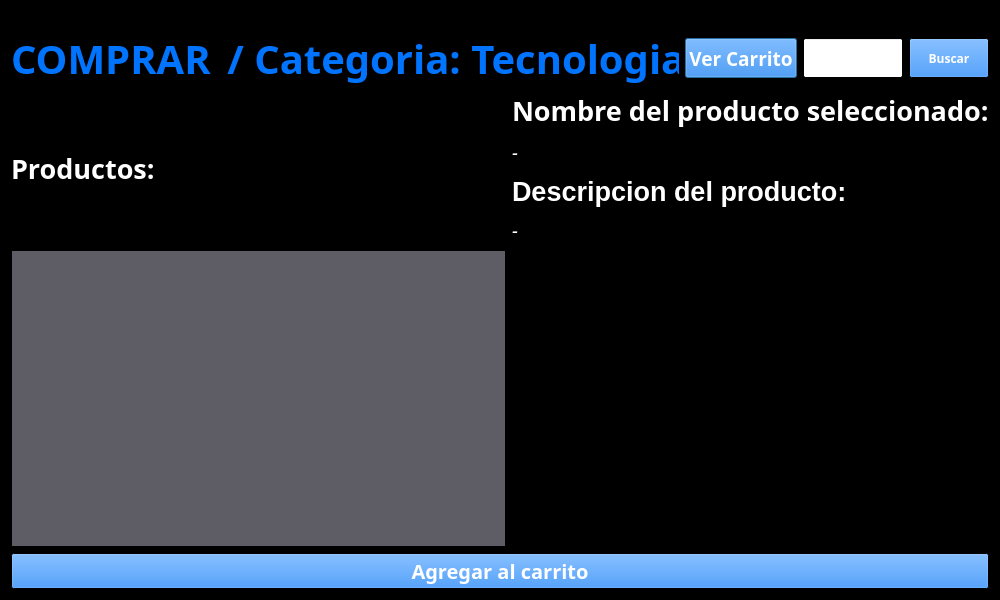
<?xml version="1.0" encoding="UTF-8"?>
<ui version="4.0">
 <class>tecnologia</class>
 <widget class="QDialog" name="tecnologia">
  <property name="geometry">
   <rect>
    <x>0</x>
    <y>0</y>
    <width>1000</width>
    <height>600</height>
   </rect>
  </property>
  <property name="minimumSize">
   <size>
    <width>1000</width>
    <height>600</height>
   </size>
  </property>
  <property name="maximumSize">
   <size>
    <width>1000</width>
    <height>600</height>
   </size>
  </property>
  <property name="palette">
   <palette>
    <active>
     <colorrole role="Base">
      <brush brushstyle="SolidPattern">
       <color alpha="255">
        <red>255</red>
        <green>255</green>
        <blue>255</blue>
       </color>
      </brush>
     </colorrole>
     <colorrole role="Window">
      <brush brushstyle="SolidPattern">
       <color alpha="255">
        <red>0</red>
        <green>0</green>
        <blue>0</blue>
       </color>
      </brush>
     </colorrole>
    </active>
    <inactive>
     <colorrole role="Base">
      <brush brushstyle="SolidPattern">
       <color alpha="255">
        <red>255</red>
        <green>255</green>
        <blue>255</blue>
       </color>
      </brush>
     </colorrole>
     <colorrole role="Window">
      <brush brushstyle="SolidPattern">
       <color alpha="255">
        <red>0</red>
        <green>0</green>
        <blue>0</blue>
       </color>
      </brush>
     </colorrole>
    </inactive>
    <disabled>
     <colorrole role="Base">
      <brush brushstyle="SolidPattern">
       <color alpha="255">
        <red>0</red>
        <green>0</green>
        <blue>0</blue>
       </color>
      </brush>
     </colorrole>
     <colorrole role="Window">
      <brush brushstyle="SolidPattern">
       <color alpha="255">
        <red>0</red>
        <green>0</green>
        <blue>0</blue>
       </color>
      </brush>
     </colorrole>
    </disabled>
   </palette>
  </property>
  <property name="windowTitle">
   <string>Ventana Terciaria</string>
  </property>
  <layout class="QVBoxLayout" name="verticalLayout">
   <item>
    <widget class="QLabel" name="label_3">
     <property name="text">
      <string>TextLabel</string>
     </property>
    </widget>
   </item>
   <item>
    <layout class="QVBoxLayout" name="verticalLayout_4">
     <item>
      <layout class="QHBoxLayout" name="horizontalLayout">
       <item>
        <widget class="QLabel" name="lVENDER">
         <property name="maximumSize">
          <size>
           <width>200</width>
           <height>16777215</height>
          </size>
         </property>
         <property name="palette">
          <palette>
           <active>
            <colorrole role="WindowText">
             <brush brushstyle="SolidPattern">
              <color alpha="255">
               <red>0</red>
               <green>116</green>
               <blue>255</blue>
              </color>
             </brush>
            </colorrole>
           </active>
           <inactive>
            <colorrole role="WindowText">
             <brush brushstyle="SolidPattern">
              <color alpha="255">
               <red>0</red>
               <green>116</green>
               <blue>255</blue>
              </color>
             </brush>
            </colorrole>
           </inactive>
           <disabled>
            <colorrole role="WindowText">
             <brush brushstyle="SolidPattern">
              <color alpha="255">
               <red>190</red>
               <green>190</green>
               <blue>190</blue>
              </color>
             </brush>
            </colorrole>
           </disabled>
          </palette>
         </property>
         <property name="font">
          <font>
           <family>San Francisco Display</family>
           <pointsize>30</pointsize>
           <weight>75</weight>
           <bold>true</bold>
          </font>
         </property>
         <property name="text">
          <string>COMPRAR</string>
         </property>
        </widget>
       </item>
       <item>
        <widget class="QLabel" name="label_2">
         <property name="palette">
          <palette>
           <active>
            <colorrole role="WindowText">
             <brush brushstyle="SolidPattern">
              <color alpha="255">
               <red>0</red>
               <green>116</green>
               <blue>255</blue>
              </color>
             </brush>
            </colorrole>
           </active>
           <inactive>
            <colorrole role="WindowText">
             <brush brushstyle="SolidPattern">
              <color alpha="255">
               <red>0</red>
               <green>116</green>
               <blue>255</blue>
              </color>
             </brush>
            </colorrole>
           </inactive>
           <disabled>
            <colorrole role="WindowText">
             <brush brushstyle="SolidPattern">
              <color alpha="255">
               <red>190</red>
               <green>190</green>
               <blue>190</blue>
              </color>
             </brush>
            </colorrole>
           </disabled>
          </palette>
         </property>
         <property name="font">
          <font>
           <family>San Francisco Display</family>
           <pointsize>30</pointsize>
           <weight>75</weight>
           <bold>true</bold>
          </font>
         </property>
         <property name="text">
          <string> / Categoria: Tecnologia</string>
         </property>
        </widget>
       </item>
       <item>
        <widget class="QPushButton" name="pVerCarrito">
         <property name="maximumSize">
          <size>
           <width>170</width>
           <height>40</height>
          </size>
         </property>
         <property name="palette">
          <palette>
           <active>
            <colorrole role="Button">
             <brush brushstyle="SolidPattern">
              <color alpha="255">
               <red>0</red>
               <green>116</green>
               <blue>255</blue>
              </color>
             </brush>
            </colorrole>
            <colorrole role="ButtonText">
             <brush brushstyle="SolidPattern">
              <color alpha="255">
               <red>255</red>
               <green>255</green>
               <blue>255</blue>
              </color>
             </brush>
            </colorrole>
           </active>
           <inactive>
            <colorrole role="Button">
             <brush brushstyle="SolidPattern">
              <color alpha="255">
               <red>0</red>
               <green>116</green>
               <blue>255</blue>
              </color>
             </brush>
            </colorrole>
            <colorrole role="ButtonText">
             <brush brushstyle="SolidPattern">
              <color alpha="255">
               <red>255</red>
               <green>255</green>
               <blue>255</blue>
              </color>
             </brush>
            </colorrole>
           </inactive>
           <disabled>
            <colorrole role="Button">
             <brush brushstyle="SolidPattern">
              <color alpha="255">
               <red>0</red>
               <green>116</green>
               <blue>255</blue>
              </color>
             </brush>
            </colorrole>
            <colorrole role="ButtonText">
             <brush brushstyle="SolidPattern">
              <color alpha="255">
               <red>190</red>
               <green>190</green>
               <blue>190</blue>
              </color>
             </brush>
            </colorrole>
           </disabled>
          </palette>
         </property>
         <property name="font">
          <font>
           <family>San Francisco Display</family>
           <pointsize>14</pointsize>
           <weight>75</weight>
           <bold>true</bold>
          </font>
         </property>
         <property name="text">
          <string>Ver Carrito</string>
         </property>
         <property name="icon">
          <iconset theme="boton.jpg"/>
         </property>
        </widget>
       </item>
       <item>
        <widget class="QLineEdit" name="lBuscar">
         <property name="minimumSize">
          <size>
           <width>100</width>
           <height>0</height>
          </size>
         </property>
         <property name="maximumSize">
          <size>
           <width>200</width>
           <height>40</height>
          </size>
         </property>
        </widget>
       </item>
       <item>
        <widget class="QPushButton" name="pBuscar">
         <property name="maximumSize">
          <size>
           <width>80</width>
           <height>40</height>
          </size>
         </property>
         <property name="palette">
          <palette>
           <active>
            <colorrole role="Button">
             <brush brushstyle="SolidPattern">
              <color alpha="255">
               <red>0</red>
               <green>116</green>
               <blue>255</blue>
              </color>
             </brush>
            </colorrole>
            <colorrole role="ButtonText">
             <brush brushstyle="SolidPattern">
              <color alpha="255">
               <red>255</red>
               <green>255</green>
               <blue>255</blue>
              </color>
             </brush>
            </colorrole>
            <colorrole role="Highlight">
             <brush brushstyle="SolidPattern">
              <color alpha="255">
               <red>0</red>
               <green>116</green>
               <blue>255</blue>
              </color>
             </brush>
            </colorrole>
           </active>
           <inactive>
            <colorrole role="Button">
             <brush brushstyle="SolidPattern">
              <color alpha="255">
               <red>0</red>
               <green>116</green>
               <blue>255</blue>
              </color>
             </brush>
            </colorrole>
            <colorrole role="ButtonText">
             <brush brushstyle="SolidPattern">
              <color alpha="255">
               <red>255</red>
               <green>255</green>
               <blue>255</blue>
              </color>
             </brush>
            </colorrole>
            <colorrole role="Highlight">
             <brush brushstyle="SolidPattern">
              <color alpha="255">
               <red>0</red>
               <green>116</green>
               <blue>255</blue>
              </color>
             </brush>
            </colorrole>
           </inactive>
           <disabled>
            <colorrole role="Button">
             <brush brushstyle="SolidPattern">
              <color alpha="255">
               <red>0</red>
               <green>116</green>
               <blue>255</blue>
              </color>
             </brush>
            </colorrole>
            <colorrole role="ButtonText">
             <brush brushstyle="SolidPattern">
              <color alpha="255">
               <red>190</red>
               <green>190</green>
               <blue>190</blue>
              </color>
             </brush>
            </colorrole>
            <colorrole role="Highlight">
             <brush brushstyle="SolidPattern">
              <color alpha="255">
               <red>145</red>
               <green>145</green>
               <blue>145</blue>
              </color>
             </brush>
            </colorrole>
           </disabled>
          </palette>
         </property>
         <property name="font">
          <font>
           <family>San Francisco Display</family>
           <weight>75</weight>
           <bold>true</bold>
          </font>
         </property>
         <property name="text">
          <string>Buscar</string>
         </property>
        </widget>
       </item>
      </layout>
     </item>
    </layout>
   </item>
   <item>
    <layout class="QGridLayout" name="gridLayout">
     <item row="1" column="0">
      <widget class="QListView" name="listView">
       <property name="palette">
        <palette>
         <active>
          <colorrole role="WindowText">
           <brush brushstyle="SolidPattern">
            <color alpha="255">
             <red>255</red>
             <green>255</green>
             <blue>255</blue>
            </color>
           </brush>
          </colorrole>
          <colorrole role="Button">
           <brush brushstyle="SolidPattern">
            <color alpha="255">
             <red>154</red>
             <green>153</green>
             <blue>150</blue>
            </color>
           </brush>
          </colorrole>
          <colorrole role="Light">
           <brush brushstyle="SolidPattern">
            <color alpha="255">
             <red>154</red>
             <green>153</green>
             <blue>150</blue>
            </color>
           </brush>
          </colorrole>
          <colorrole role="Text">
           <brush brushstyle="SolidPattern">
            <color alpha="255">
             <red>255</red>
             <green>255</green>
             <blue>255</blue>
            </color>
           </brush>
          </colorrole>
          <colorrole role="BrightText">
           <brush brushstyle="SolidPattern">
            <color alpha="255">
             <red>255</red>
             <green>255</green>
             <blue>255</blue>
            </color>
           </brush>
          </colorrole>
          <colorrole role="ButtonText">
           <brush brushstyle="SolidPattern">
            <color alpha="255">
             <red>255</red>
             <green>255</green>
             <blue>255</blue>
            </color>
           </brush>
          </colorrole>
          <colorrole role="Base">
           <brush brushstyle="SolidPattern">
            <color alpha="255">
             <red>94</red>
             <green>92</green>
             <blue>100</blue>
            </color>
           </brush>
          </colorrole>
          <colorrole role="Highlight">
           <brush brushstyle="SolidPattern">
            <color alpha="255">
             <red>0</red>
             <green>116</green>
             <blue>255</blue>
            </color>
           </brush>
          </colorrole>
          <colorrole role="ToolTipText">
           <brush brushstyle="SolidPattern">
            <color alpha="255">
             <red>255</red>
             <green>255</green>
             <blue>255</blue>
            </color>
           </brush>
          </colorrole>
          <colorrole role="PlaceholderText">
           <brush brushstyle="SolidPattern">
            <color alpha="128">
             <red>255</red>
             <green>255</green>
             <blue>255</blue>
            </color>
           </brush>
          </colorrole>
         </active>
         <inactive>
          <colorrole role="WindowText">
           <brush brushstyle="SolidPattern">
            <color alpha="255">
             <red>255</red>
             <green>255</green>
             <blue>255</blue>
            </color>
           </brush>
          </colorrole>
          <colorrole role="Button">
           <brush brushstyle="SolidPattern">
            <color alpha="255">
             <red>154</red>
             <green>153</green>
             <blue>150</blue>
            </color>
           </brush>
          </colorrole>
          <colorrole role="Light">
           <brush brushstyle="SolidPattern">
            <color alpha="255">
             <red>154</red>
             <green>153</green>
             <blue>150</blue>
            </color>
           </brush>
          </colorrole>
          <colorrole role="Text">
           <brush brushstyle="SolidPattern">
            <color alpha="255">
             <red>255</red>
             <green>255</green>
             <blue>255</blue>
            </color>
           </brush>
          </colorrole>
          <colorrole role="BrightText">
           <brush brushstyle="SolidPattern">
            <color alpha="255">
             <red>255</red>
             <green>255</green>
             <blue>255</blue>
            </color>
           </brush>
          </colorrole>
          <colorrole role="ButtonText">
           <brush brushstyle="SolidPattern">
            <color alpha="255">
             <red>255</red>
             <green>255</green>
             <blue>255</blue>
            </color>
           </brush>
          </colorrole>
          <colorrole role="Base">
           <brush brushstyle="SolidPattern">
            <color alpha="255">
             <red>94</red>
             <green>92</green>
             <blue>100</blue>
            </color>
           </brush>
          </colorrole>
          <colorrole role="Highlight">
           <brush brushstyle="SolidPattern">
            <color alpha="255">
             <red>0</red>
             <green>116</green>
             <blue>255</blue>
            </color>
           </brush>
          </colorrole>
          <colorrole role="ToolTipText">
           <brush brushstyle="SolidPattern">
            <color alpha="255">
             <red>255</red>
             <green>255</green>
             <blue>255</blue>
            </color>
           </brush>
          </colorrole>
          <colorrole role="PlaceholderText">
           <brush brushstyle="SolidPattern">
            <color alpha="128">
             <red>255</red>
             <green>255</green>
             <blue>255</blue>
            </color>
           </brush>
          </colorrole>
         </inactive>
         <disabled>
          <colorrole role="WindowText">
           <brush brushstyle="SolidPattern">
            <color alpha="255">
             <red>190</red>
             <green>190</green>
             <blue>190</blue>
            </color>
           </brush>
          </colorrole>
          <colorrole role="Button">
           <brush brushstyle="SolidPattern">
            <color alpha="255">
             <red>154</red>
             <green>153</green>
             <blue>150</blue>
            </color>
           </brush>
          </colorrole>
          <colorrole role="Light">
           <brush brushstyle="SolidPattern">
            <color alpha="255">
             <red>154</red>
             <green>153</green>
             <blue>150</blue>
            </color>
           </brush>
          </colorrole>
          <colorrole role="Text">
           <brush brushstyle="SolidPattern">
            <color alpha="255">
             <red>190</red>
             <green>190</green>
             <blue>190</blue>
            </color>
           </brush>
          </colorrole>
          <colorrole role="BrightText">
           <brush brushstyle="SolidPattern">
            <color alpha="255">
             <red>255</red>
             <green>255</green>
             <blue>255</blue>
            </color>
           </brush>
          </colorrole>
          <colorrole role="ButtonText">
           <brush brushstyle="SolidPattern">
            <color alpha="255">
             <red>190</red>
             <green>190</green>
             <blue>190</blue>
            </color>
           </brush>
          </colorrole>
          <colorrole role="Base">
           <brush brushstyle="SolidPattern">
            <color alpha="255">
             <red>0</red>
             <green>0</green>
             <blue>0</blue>
            </color>
           </brush>
          </colorrole>
          <colorrole role="Highlight">
           <brush brushstyle="SolidPattern">
            <color alpha="255">
             <red>145</red>
             <green>145</green>
             <blue>145</blue>
            </color>
           </brush>
          </colorrole>
          <colorrole role="ToolTipText">
           <brush brushstyle="SolidPattern">
            <color alpha="255">
             <red>255</red>
             <green>255</green>
             <blue>255</blue>
            </color>
           </brush>
          </colorrole>
          <colorrole role="PlaceholderText">
           <brush brushstyle="SolidPattern">
            <color alpha="128">
             <red>0</red>
             <green>0</green>
             <blue>0</blue>
            </color>
           </brush>
          </colorrole>
         </disabled>
        </palette>
       </property>
       <property name="font">
        <font>
         <pointsize>17</pointsize>
        </font>
       </property>
      </widget>
     </item>
     <item row="0" column="0">
      <widget class="QLabel" name="label">
       <property name="palette">
        <palette>
         <active>
          <colorrole role="WindowText">
           <brush brushstyle="SolidPattern">
            <color alpha="255">
             <red>255</red>
             <green>255</green>
             <blue>255</blue>
            </color>
           </brush>
          </colorrole>
         </active>
         <inactive>
          <colorrole role="WindowText">
           <brush brushstyle="SolidPattern">
            <color alpha="255">
             <red>255</red>
             <green>255</green>
             <blue>255</blue>
            </color>
           </brush>
          </colorrole>
         </inactive>
         <disabled>
          <colorrole role="WindowText">
           <brush brushstyle="SolidPattern">
            <color alpha="255">
             <red>190</red>
             <green>190</green>
             <blue>190</blue>
            </color>
           </brush>
          </colorrole>
         </disabled>
        </palette>
       </property>
       <property name="font">
        <font>
         <family>San Francisco Display</family>
         <pointsize>20</pointsize>
         <weight>75</weight>
         <bold>true</bold>
        </font>
       </property>
       <property name="text">
        <string>Productos:</string>
       </property>
      </widget>
     </item>
     <item row="0" column="1">
      <layout class="QVBoxLayout" name="verticalLayout_2" stretch="0,0,0,0">
       <property name="spacing">
        <number>10</number>
       </property>
       <property name="sizeConstraint">
        <enum>QLayout::SetDefaultConstraint</enum>
       </property>
       <item>
        <widget class="QLabel" name="NombreLabel">
         <property name="maximumSize">
          <size>
           <width>500</width>
           <height>16777215</height>
          </size>
         </property>
         <property name="baseSize">
          <size>
           <width>500</width>
           <height>0</height>
          </size>
         </property>
         <property name="palette">
          <palette>
           <active>
            <colorrole role="WindowText">
             <brush brushstyle="SolidPattern">
              <color alpha="255">
               <red>255</red>
               <green>255</green>
               <blue>255</blue>
              </color>
             </brush>
            </colorrole>
           </active>
           <inactive>
            <colorrole role="WindowText">
             <brush brushstyle="SolidPattern">
              <color alpha="255">
               <red>255</red>
               <green>255</green>
               <blue>255</blue>
              </color>
             </brush>
            </colorrole>
           </inactive>
           <disabled>
            <colorrole role="WindowText">
             <brush brushstyle="SolidPattern">
              <color alpha="255">
               <red>190</red>
               <green>190</green>
               <blue>190</blue>
              </color>
             </brush>
            </colorrole>
           </disabled>
          </palette>
         </property>
         <property name="font">
          <font>
           <family>San Francisco Display</family>
           <pointsize>20</pointsize>
           <weight>75</weight>
           <bold>true</bold>
          </font>
         </property>
         <property name="text">
          <string>Nombre del producto seleccionado:</string>
         </property>
        </widget>
       </item>
       <item>
        <widget class="QLabel" name="TextLabel1">
         <property name="maximumSize">
          <size>
           <width>500</width>
           <height>16777215</height>
          </size>
         </property>
         <property name="baseSize">
          <size>
           <width>500</width>
           <height>0</height>
          </size>
         </property>
         <property name="palette">
          <palette>
           <active>
            <colorrole role="WindowText">
             <brush brushstyle="SolidPattern">
              <color alpha="255">
               <red>255</red>
               <green>255</green>
               <blue>255</blue>
              </color>
             </brush>
            </colorrole>
           </active>
           <inactive>
            <colorrole role="WindowText">
             <brush brushstyle="SolidPattern">
              <color alpha="255">
               <red>255</red>
               <green>255</green>
               <blue>255</blue>
              </color>
             </brush>
            </colorrole>
           </inactive>
           <disabled>
            <colorrole role="WindowText">
             <brush brushstyle="SolidPattern">
              <color alpha="255">
               <red>190</red>
               <green>190</green>
               <blue>190</blue>
              </color>
             </brush>
            </colorrole>
           </disabled>
          </palette>
         </property>
         <property name="font">
          <font>
           <family>San Francisco Display</family>
           <pointsize>14</pointsize>
           <weight>50</weight>
           <italic>true</italic>
           <bold>false</bold>
          </font>
         </property>
         <property name="text">
          <string>-</string>
         </property>
        </widget>
       </item>
       <item>
        <widget class="QLabel" name="DescripcionLabel">
         <property name="maximumSize">
          <size>
           <width>500</width>
           <height>16777215</height>
          </size>
         </property>
         <property name="baseSize">
          <size>
           <width>500</width>
           <height>0</height>
          </size>
         </property>
         <property name="palette">
          <palette>
           <active>
            <colorrole role="WindowText">
             <brush brushstyle="SolidPattern">
              <color alpha="255">
               <red>255</red>
               <green>255</green>
               <blue>255</blue>
              </color>
             </brush>
            </colorrole>
           </active>
           <inactive>
            <colorrole role="WindowText">
             <brush brushstyle="SolidPattern">
              <color alpha="255">
               <red>255</red>
               <green>255</green>
               <blue>255</blue>
              </color>
             </brush>
            </colorrole>
           </inactive>
           <disabled>
            <colorrole role="WindowText">
             <brush brushstyle="SolidPattern">
              <color alpha="255">
               <red>190</red>
               <green>190</green>
               <blue>190</blue>
              </color>
             </brush>
            </colorrole>
           </disabled>
          </palette>
         </property>
         <property name="font">
          <font>
           <pointsize>20</pointsize>
           <weight>75</weight>
           <bold>true</bold>
          </font>
         </property>
         <property name="text">
          <string>Descripcion del producto:</string>
         </property>
        </widget>
       </item>
       <item>
        <widget class="QLabel" name="TextLabel2">
         <property name="maximumSize">
          <size>
           <width>500</width>
           <height>16777215</height>
          </size>
         </property>
         <property name="baseSize">
          <size>
           <width>500</width>
           <height>0</height>
          </size>
         </property>
         <property name="palette">
          <palette>
           <active>
            <colorrole role="WindowText">
             <brush brushstyle="SolidPattern">
              <color alpha="255">
               <red>255</red>
               <green>255</green>
               <blue>255</blue>
              </color>
             </brush>
            </colorrole>
           </active>
           <inactive>
            <colorrole role="WindowText">
             <brush brushstyle="SolidPattern">
              <color alpha="255">
               <red>255</red>
               <green>255</green>
               <blue>255</blue>
              </color>
             </brush>
            </colorrole>
           </inactive>
           <disabled>
            <colorrole role="WindowText">
             <brush brushstyle="SolidPattern">
              <color alpha="255">
               <red>190</red>
               <green>190</green>
               <blue>190</blue>
              </color>
             </brush>
            </colorrole>
           </disabled>
          </palette>
         </property>
         <property name="font">
          <font>
           <family>San Francisco Display</family>
           <pointsize>14</pointsize>
           <weight>50</weight>
           <italic>true</italic>
           <bold>false</bold>
          </font>
         </property>
         <property name="text">
          <string>-</string>
         </property>
        </widget>
       </item>
      </layout>
     </item>
    </layout>
   </item>
   <item>
    <widget class="QPushButton" name="pCarrito">
     <property name="maximumSize">
      <size>
       <width>16777215</width>
       <height>40</height>
      </size>
     </property>
     <property name="palette">
      <palette>
       <active>
        <colorrole role="Button">
         <brush brushstyle="SolidPattern">
          <color alpha="255">
           <red>0</red>
           <green>116</green>
           <blue>255</blue>
          </color>
         </brush>
        </colorrole>
        <colorrole role="ButtonText">
         <brush brushstyle="SolidPattern">
          <color alpha="255">
           <red>255</red>
           <green>255</green>
           <blue>255</blue>
          </color>
         </brush>
        </colorrole>
       </active>
       <inactive>
        <colorrole role="Button">
         <brush brushstyle="SolidPattern">
          <color alpha="255">
           <red>0</red>
           <green>116</green>
           <blue>255</blue>
          </color>
         </brush>
        </colorrole>
        <colorrole role="ButtonText">
         <brush brushstyle="SolidPattern">
          <color alpha="255">
           <red>255</red>
           <green>255</green>
           <blue>255</blue>
          </color>
         </brush>
        </colorrole>
       </inactive>
       <disabled>
        <colorrole role="Button">
         <brush brushstyle="SolidPattern">
          <color alpha="255">
           <red>0</red>
           <green>116</green>
           <blue>255</blue>
          </color>
         </brush>
        </colorrole>
        <colorrole role="ButtonText">
         <brush brushstyle="SolidPattern">
          <color alpha="255">
           <red>190</red>
           <green>190</green>
           <blue>190</blue>
          </color>
         </brush>
        </colorrole>
       </disabled>
      </palette>
     </property>
     <property name="font">
      <font>
       <family>San Francisco Display</family>
       <pointsize>15</pointsize>
       <weight>75</weight>
       <bold>true</bold>
      </font>
     </property>
     <property name="text">
      <string>Agregar al carrito</string>
     </property>
    </widget>
   </item>
  </layout>
 </widget>
 <resources/>
 <connections/>
</ui>
